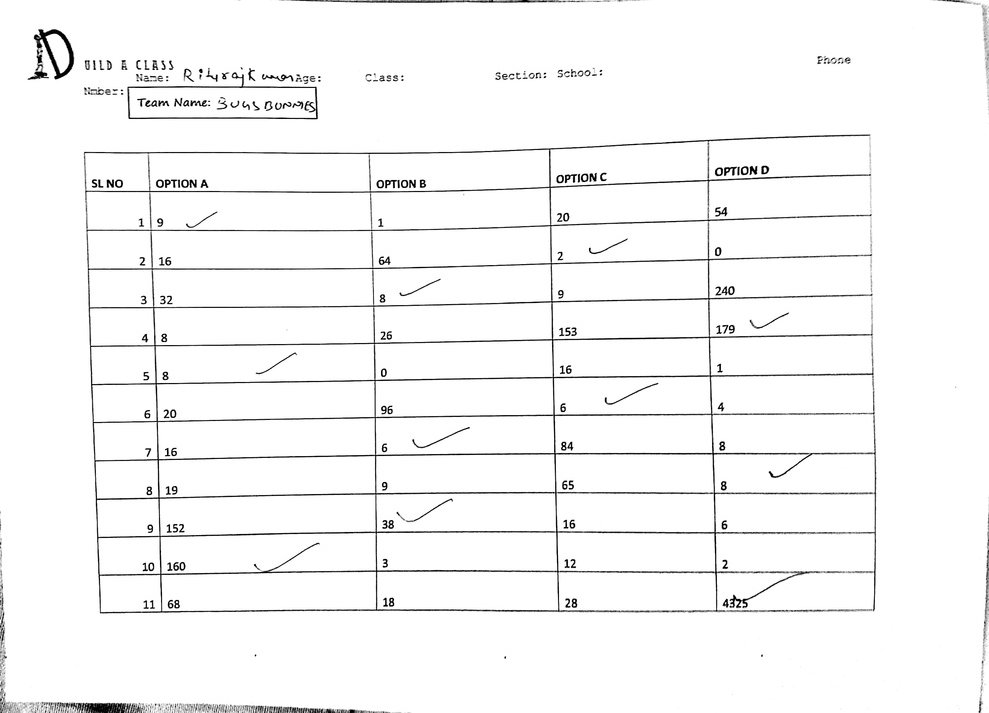
#> input picture sol_wizmantra-master/SOL_Wiz_Mantra/rss.jpg, 989 x 713 px, shrunk from 2868 x 2068 before the run; the run also reads 1 picture not shown here
$ jupyter execute --allow-errors Wiz_Mantra.ipynb
#> lines starting #> are read from the running program, lines starting #| are printed output that depends on the picture; after the words box and inside, x2 and y2 are one past the last pixel; in counts of white or black regions, pixels touching at a corner belong together
[cell 1]
import cv2
import numpy as np
from matplotlib import pyplot as plt
d = []

Error =[["ME3081","nope","ME3081","ME2081"],
        ["ME3081","ME3081","ME306","nope"],
        ["ME3081","nope","ME306","ME3081"],
        ["nope","ME3081","ME3081","ME2081"],
        ["ME3081","nope","ME3081","ME306"],

        ["ME3081","ME3081","ME306","ME306"],
        ["ME3062","nope","ME3081","ME306"],
        ["ME3062","nope","ME3081","ME306"],
        ["ME3081","ME3081","ME3062","nope"],

        ["ME3081","ME306","ME3062","nope"],
        ["ME3081","nope","ME3062","ME2081"],
        ["nope","ME3081","ME3081","ME3062"],
        ["ME3115","nope","nope","ME3110"],
        ["ME3115","nope","ME3110","ME3116"],

        ["ME3115","ME3116","nope","ME3110"],
        ["ME3115","nope","ME3116","ME3110"],
        ["nope","ME3110","ME3110","ME311"],
        ["ME3116","ME3115","ME311","nope"],
        ["nope","ME3116","ME3115","ME311"],

        ["ME3116","ME3115","ME3115","ME311"],
        ["nope","ME3116","ME3115","ME3111"],
        ["ME3110","ME2063","nope","ME3111"],
        ["nope","ME3110","ME311","ME311"]]


def getd():
    Error1=Error[:]
    img_rgb = cv2.imread('rss.jpg')
#> img_rgb is the input picture: shape (713, 989, 3); min 0, max 255, mean 246.4

    img_rgb1 = cv2.imread('rss.jpg',0)
#> img_rgb1: shape (713, 989); min 0, max 255, mean 246.4
    img_gray = cv2.cvtColor(img_rgb, cv2.COLOR_BGR2GRAY)

    template1 = cv2.imread('Tick1.JPG',0)
    #template2 = cv2.imread('Star.jpg',0)
    #template3 = cv2.imread('Cross.jpg',0)


    w, h = template1.shape[::-1]
#> w = 20; h = 8
    W, H = img_rgb1.shape[::-1]
#> W = 989; H = 713

    res = cv2.matchTemplate(img_gray,template1,cv2.TM_CCOEFF_NORMED)
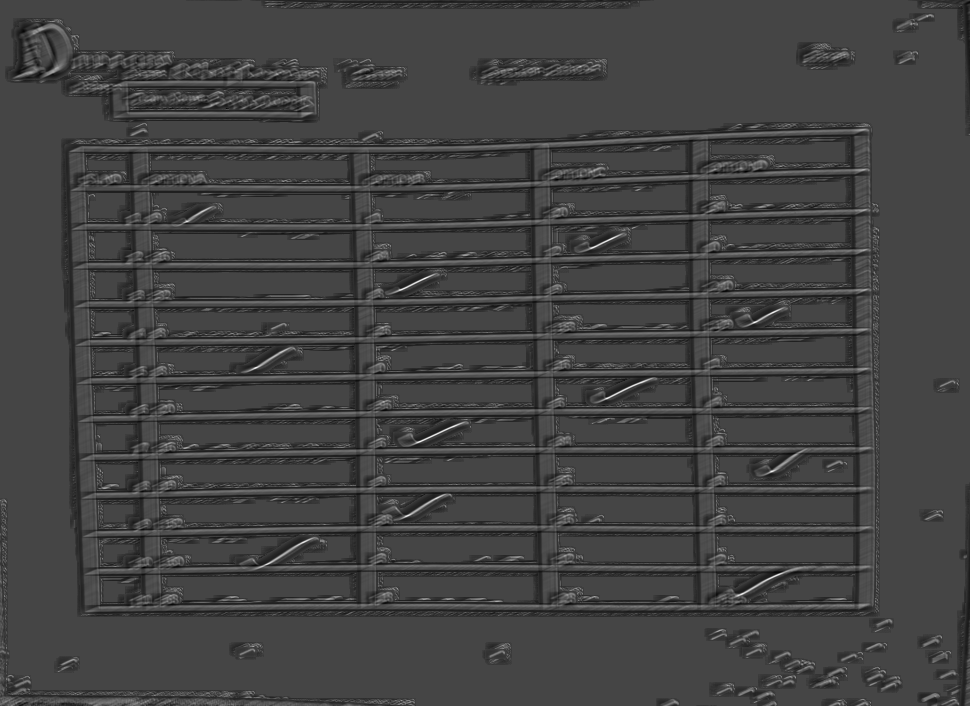
#> res: shape (706, 970) float32; min -0.307, max 0.814, mean -0.0106; drawn with min black and max white

    threshold = 0.5

    #res2 = cv2.matchTemplate(img_gray,template2,cv2.TM_CCOEFF_NORMED)
    #res3 = cv2.matchTemplate(img_gray,template3,cv2.TM_CCOEFF_NORMED)

    loc = np.where(res >= threshold)
#> loc = 304 positions, rows 66 to 595, columns 186 to 781
    #loc+=np.where(res2 >= threshold)+np.where(res3 >= threshold)
    #loc=np.argsort(loc, order=('y', 'x'))

    c=0
    f=set()
    for pt in zip(*loc[::-1]):
        if(len(d)>22):
            break

        if(pt[0]>=0 and pt[0]<=W/4):
            if(Error1[c][0]!=-1):
                d.append(Error1[c][0])
                cv2.rectangle(img_rgb, pt, (pt[0] + w, pt[1] + h), (0,0,255), 2)
                Error1[c][0]=-1
        elif(pt[0]>W/4 and pt[0]<=W/2):
             if(Error1[c][1]!=-1):
                d.append(Error1[c][1])
                cv2.rectangle(img_rgb, pt, (pt[0] + w, pt[1] + h), (0,0,255), 2)
                Error1[c][1]=-1
        elif(pt[0]>W/2 and pt[0]<=(3*W)/4):
             if(Error1[c][2]!=-1):
                d.append(Error1[c][2])
                cv2.rectangle(img_rgb, pt, (pt[0] + w, pt[1] + h), (0,0,255), 2)
                Error1[c][2]=-1
        elif(pt[0]>(3*W)/4 and pt[0]<=W):
             if(Error1[c][3]!=-1):
                d.append(Error1[c][3])
                cv2.rectangle(img_rgb, pt, (pt[0] + w, pt[1] + h), (0,0,255), 2)
                Error1[c][3]=-1
        c+=1
#> this loop made 24 passes
#> pt on passes 1 to 12: (580, 66), (206, 209), (204, 210), (201, 211), (202, 211), (200, 212), (199, 213), (197, 214), (186, 221), (187, 221), (615, 236), (616, 236)
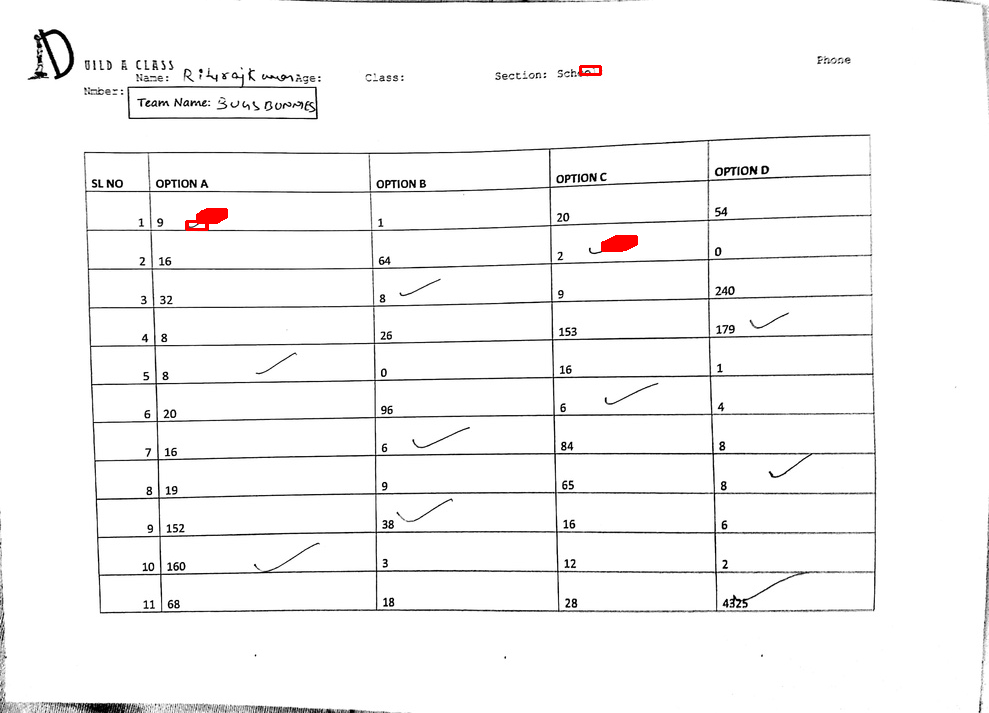
#> img_rgb: shape (713, 989, 3); 0.18% of pixels changed, all inside (x1, y1, x2, y2) = (185, 65, 638, 252)
#> after the loop, Error1 = 23 items, first 6: ['ME3081', 'nope', -1, 'ME2081'], [-1, 'ME3081', 'ME306', 'nope'], [-1, 'nope', 'ME306', 'ME3081'], [-1, 'ME3081', 'ME3081', 'ME2081'], [-1, 'nope', 'ME3081', 'ME306'], [-1, 'ME3081', 'ME306', 'ME306']; c = 23; d = ['ME3081', 'ME3081', 'ME3081', 'nope', 'ME3081', 'ME3081', 'ME3062', 'ME3062', 'ME3081', 'ME3081', 'ME3062', 'ME3081', 'nope', 'ME3110', 'nope', 'ME3116', 'ME3110', 'ME311', 'ME3115', 'ME3115', 'ME3115', 'nope', 'ME311']


    dp={}

    print(len(d))
#| 23

    for i in range(len(d)):
        #dp[d[i]]+=1
        dp[d[i]] = dp.get(d[i], 0) + 1
#> this loop made 23 passes
#> after the loop, dp = {'ME3081': 8, 'nope': 4, 'ME3062': 3, 'ME3110': 2, 'ME3116': 1, 'ME311': 2, 'ME3115': 3}

    for key, value in dp.items():
        print(key," ",value)
#> this loop made 7 passes
#> (key, value) on passes 1 to 7: ('ME3081', 8), ('nope', 4), ('ME3062', 3), ('ME3110', 2), ('ME3116', 1), ('ME311', 2), ('ME3115', 3)
#| ME3081   8
#| nope   4
#| ME3062   3
#| ME3110   2
#| ME3116   1
#| ME311   2
#| ME3115   3
#> the loop in getd (call 2), `for pt in zip(*loc[::-1]):` made 1 pass
#| 23
#> the loop in getd (call 2), `for i in range(len(d)):` made 23 passes
#> the loop in getd (call 2), `for key, value in dp.items():` made 7 passes
#| ME3081   8
#| nope   4
#| ME3062   3
#| ME3110   2
#| ME3116   1
#| ME311   2
#| ME3115   3

    cv2.imwrite('rss5.jpg',img_rgb)
    return
#End of Part 1

[cell 2]
getd()

[cell 3]
def solveBayes():
    #Bayesian Method
    dictt={}
    sums=0
    for i in len(d):
        for j in len(d[i-1]):
            dictt[d[i-1][j-1]]+=1
            sum+=1
#> this loop made 0 passes
#> after the loop, dictt = 0 items

    prob=[]
    for key, value in dictt.items():
            prob[key]=(value)/sum
    pcond=[]
